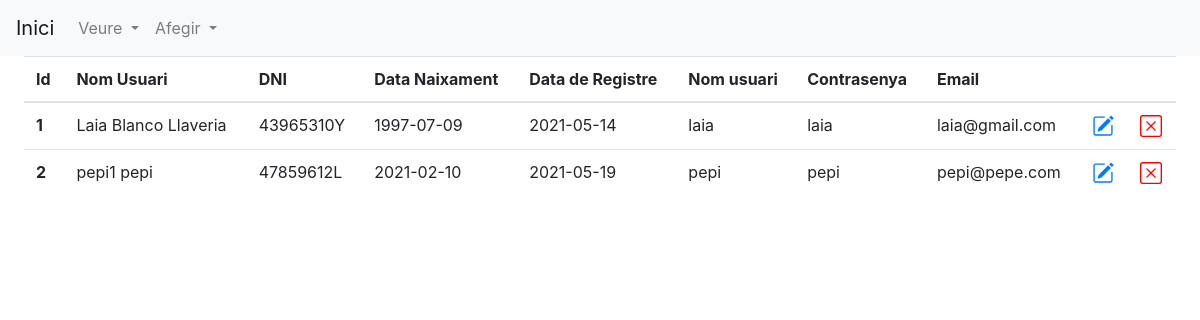
/php/Usuaris/veureUsuari.php, run on the app's committed database.
### tables this page shows
CREATE TABLE `users` (
  `idUser` int(5) NOT NULL,
  `Nom` varchar(10) NOT NULL,
  `Cognoms` varchar(200) NOT NULL,
  `DNI` varchar(13) NOT NULL,
  `DataNaixament` date NOT NULL,
  `DataRegistro` date NOT NULL,
  `Username` varchar(20) NOT NULL,
  `Contrasenya` varchar(20) NOT NULL,
  `Email` varchar(50) NOT NULL
);

### php/Usuaris/veureUsuari.php (the view, shortened to what this page needs)
<?php
echo '
<head>
    <link rel="stylesheet" href="https://stackpath.bootstrapcdn.com/bootstrap/4.1.1/css/bootstrap.min.css"
>
    <link rel="stylesheet" type="text/css" href="../../css/stylepopup.css">
</head>
<body>
<div>
        <nav class="navbar navbar-expand-lg navbar-light bg-light">
            <a class="navbar-brand" href="../menuprincipal.php">Inici</a>
            <div class="collapse navbar-collapse" id="navbarSupportedContent">
                <ul class="navbar-nav mr-auto">
                    <li class="nav-item dropdown">
                        <a class="nav-link dropdown-toggle" href="#" id="navbarDropdown" role="button"
                            data-toggle="dropdown" aria-haspopup="true" aria-expanded="false">
                            Veure
                        </a>
                    </li>
                    <li class="nav-item dropdown">
                        <a class="nav-link dropdown-toggle" href="#" id="navbarDropdown" role="button"
                            data-toggle="dropdown" aria-haspopup="true" aria-expanded="false">
                            Afegir
                        </a>
                    </li>
                </ul>
            </div>
        </nav>
    </div>
';
    veureUsuaris();
    function veureUsuaris()
    {
	$host = "localhost";
	$user = "root";
	$pass = "";
	$db = "projectefinal";
    $connect = mysqli_connect ($host, $user, $pass, $db) or die ("Error de Connexió");
    $sentenciasql = "SELECT * FROM users; ";
    $sql= mysqli_query($connect, $sentenciasql);
    echo'<div style="margin-left: 2%; margin-right: 2%;">
        <table class="table">
                <thead>
                <tr>
                <th scope="col">Id</th>
                <th scope="col">Nom Usuari </th>
                <th scope="col">DNI</th>
                <th scope="col">Data Naixament</th>
                <th scope="col">Data de Registre</th>
                <th scope="col">Nom usuari</th>
                <th scope="col">Contrasenya</th>
                <th scope="col">Email</th>
                <th scope="col"></th>
                <th scope="col"></th>
                </tr>
            </thead>';
    while($mostrar=mysqli_fetch_array($sql)){
                echo '
                <tr>
                        <th scope="row">'.$mostrar['idUser'].'</th>
                        <td>'.$mostrar['Nom'].' '.$mostrar['Cognoms'].'</td>
                        <td>'.$mostrar['DNI'].'</td>
                        <td>'.$mostrar['DataNaixament'].'</td>
                        <td>'.$mostrar['DataRegistro'].'</td>
                        <td>'.$mostrar['Username'].'</td>
                        <td>'.$mostrar['Contrasenya'].'</td>
                        <td>'.$mostrar['Email'].'</td>
                        <td style="color: blue;" >
                            <a href="formUsuaris/editUsuariForm.php?idUser='.$mostrar['idUser'].'">
                                <svg xmlns="http://www.w3.org/2000/svg" width="22" height="22" fill="currentColor" class="bi bi-pencil-square" viewBox="0 0 16 16">
                                    <path d="M15.502 1.94a.5.5 0 0 1 0 .706L14.459 3.69l-2-2L13.502.646a.5.5 0 0 1 .707 0l1.293 1.293zm-1.75 2.456-2-2L4.939 9.21a.5.5 0 0 0-.121.196l-.805 2.414a.25.25 0 0 0 .316.316l2.414-.805a.5.5 0 0 0 .196-.12l6.813-6.814z"/>
                                    <path fill-rule="evenodd" d="M1 13.5A1.5 1.5 0 0 0 2.5 15h11a1.5 1.5 0 0 0 1.5-1.5v-6a.5.5 0 0 0-1 0v6a.5.5 0 0 1-.5.5h-11a.5.5 0 0 1-.5-.5v-11a.5.5 0 0 1 .5-.5H9a.5.5 0 0 0 0-1H2.5A1.5 1.5 0 0 0 1 2.5v11z"/>
                                </svg>
                            </a>
                        </td>
                        <td style="color: red;" >
                            <a href="deleteUsuari.php?idUser='.$mostrar['idUser'].'" style="color:red;">
                                <svg xmlns="http://www.w3.org/2000/svg" width="22" height="22" fill="currentColor" class="bi bi-x-square" viewBox="0 0 16 16">
                                    <path d="M14 1a1 1 0 0 1 1 1v12a1 1 0 0 1-1 1H2a1 1 0 0 1-1-1V2a1 1 0 0 1 1-1h12zM2 0a2 2 0 0 0-2 2v12a2 2 0 0 0 2 2h12a2 2 0 0 0 2-2V2a2 2 0 0 0-2-2H2z"/>
                                    <path d="M4.646 4.646a.5.5 0 0 1 .708 0L8 7.293l2.646-2.647a.5.5 0 0 1 .708.708L8.707 8l2.647 2.646a.5.5 0 0 1-.708.708L8 8.707l-2.646 2.647a.5.5 0 0 1-.708-.708L7.293 8 4.646 5.354a.5.5 0 0 1 0-.708z"/>
                                </svg>
                            </a>
                      </td>
                </tr>
                ';
    }
}
echo '
</body>
</html>
';
?>

### data on the page
users: idUser "1", Nom "Laia", Cognoms "Blanco Llaveria", DNI "43965310Y", DataNaixament "1997-07-09", DataRegistro "2021-05-14", Username "laia", Contrasenya "laia", Email "laia@gmail.com"
users: idUser "2", Nom "pepi1", Cognoms "pepi", DNI "47859612L", DataNaixament "2021-02-10", DataRegistro "2021-05-19", Username "pepi", Contrasenya "pepi", Email "pepi@pepe.com"
